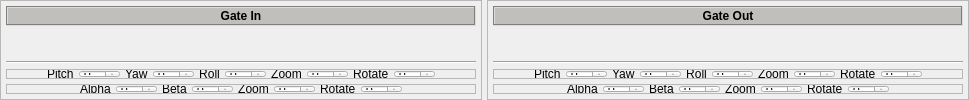
          <widget class="QFrame" name="frame_8">
           <property name="frameShape">
            <enum>QFrame::NoFrame</enum>
           </property>
           <property name="frameShadow">
            <enum>QFrame::Raised</enum>
           </property>
           <layout class="QHBoxLayout" name="horizontalLayout_2">
            <property name="spacing">
             <number>5</number>
            </property>
            <property name="leftMargin">
             <number>0</number>
            </property>
            <property name="topMargin">
             <number>0</number>
            </property>
            <property name="rightMargin">
             <number>0</number>
            </property>
            <property name="bottomMargin">
             <number>0</number>
            </property>
            <item>
             <widget class="QFrame" name="frame_11">
              <property name="frameShape">
               <enum>QFrame::StyledPanel</enum>
              </property>
              <property name="frameShadow">
               <enum>QFrame::Raised</enum>
              </property>
              <layout class="QVBoxLayout" name="verticalLayout_7">
               <property name="spacing">
                <number>5</number>
               </property>
               <property name="leftMargin">
                <number>5</number>
               </property>
               <property name="topMargin">
                <number>5</number>
               </property>
               <property name="rightMargin">
                <number>5</number>
               </property>
               <property name="bottomMargin">
                <number>0</number>
               </property>
               <item>
                <widget class="QLabel" name="label_8">
                 <property name="minimumSize">
                  <size>
                   <width>0</width>
                   <height>20</height>
                  </size>
                 </property>
                 <property name="maximumSize">
                  <size>
                   <width>16777215</width>
                   <height>20</height>
                  </size>
                 </property>
                 <property name="font">
                  <font>
                   <weight>75</weight>
                   <bold>true</bold>
                  </font>
                 </property>
                 <property name="styleSheet">
                  <string notr="true">background-color: rgb(192, 191, 188);</string>
                 </property>
                 <property name="frameShape">
                  <enum>QFrame::Box</enum>
                 </property>
                 <property name="frameShadow">
                  <enum>QFrame::Sunken</enum>
                 </property>
                 <property name="text">
                  <string>Gate In</string>
                 </property>
                 <property name="alignment">
                  <set>Qt::AlignCenter</set>
                 </property>
                </widget>
               </item>
               <item>
                <widget class="QLabel" name="vidio_gate_in">
                 <property name="text">
                  <string/>
                 </property>
                </widget>
               </item>
               <item>
                <widget class="QFrame" name="frame_25">
                 <property name="maximumSize">
                  <size>
                   <width>16777215</width>
                   <height>38</height>
                  </size>
                 </property>
                 <property name="frameShape">
                  <enum>QFrame::NoFrame</enum>
                 </property>
                 <property name="frameShadow">
                  <enum>QFrame::Raised</enum>
                 </property>
                 <layout class="QVBoxLayout" name="verticalLayout_13">
                  <property name="spacing">
                   <number>5</number>
                  </property>
                  <property name="leftMargin">
                   <number>0</number>
                  </property>
                  <property name="topMargin">
                   <number>0</number>
                  </property>
                  <property name="rightMargin">
                   <number>0</number>
                  </property>
                  <property name="bottomMargin">
                   <number>5</number>
                  </property>
                  <item>
                   <widget class="Line" name="line_2">
                    <property name="orientation">
                     <enum>Qt::Horizontal</enum>
                    </property>
                   </widget>
                  </item>
                  <item>
                   <widget class="QFrame" name="frame_mode2">
                    <property name="maximumSize">
                     <size>
                      <width>16777215</width>
                      <height>25</height>
                     </size>
                    </property>
                    <property name="frameShape">
                     <enum>QFrame::StyledPanel</enum>
                    </property>
                    <property name="frameShadow">
                     <enum>QFrame::Raised</enum>
                    </property>
                    <layout class="QHBoxLayout" name="horizontalLayout_5">
                     <property name="spacing">
                      <number>5</number>
                     </property>
                     <property name="leftMargin">
                      <number>0</number>
                     </property>
                     <property name="topMargin">
                      <number>0</number>
                     </property>
                     <property name="rightMargin">
                      <number>0</number>
                     </property>
                     <property name="bottomMargin">
                      <number>0</number>
                     </property>
                     <item>
                      <spacer name="horizontalSpacer">
                       <property name="orientation">
                        <enum>Qt::Horizontal</enum>
                       </property>
                       <property name="sizeHint" stdset="0">
                        <size>
                         <width>40</width>
                         <height>20</height>
                        </size>
                       </property>
                      </spacer>
                     </item>
                     <item>
                      <widget class="QLabel" name="alpha_5">
                       <property name="frameShape">
                        <enum>QFrame::NoFrame</enum>
                       </property>
                       <property name="text">
                        <string>Pitch</string>
                       </property>
                      </widget>
                     </item>
                     <item>
                      <widget class="QSpinBox" name="spinBox_alpha_5"/>
                     </item>
                     <item>
                      <widget class="QLabel" name="beta_4">
                       <property name="text">
                        <string>Yaw</string>
                       </property>
                      </widget>
                     </item>
                     <item>
                      <widget class="QSpinBox" name="spinBox_beta_4"/>
                     </item>
                     <item>
                      <widget class="QLabel" name="x_5">
                       <property name="frameShadow">
                        <enum>QFrame::Raised</enum>
                       </property>
                       <property name="text">
                        <string>Roll</string>
                       </property>
                       <property name="alignment">
                        <set>Qt::AlignCenter</set>
                       </property>
                      </widget>
                     </item>
                     <item>
                      <widget class="QSpinBox" name="spinBox_x_5"/>
                     </item>
                     <item>
                      <widget class="QLabel" name="x_6">
                       <property name="frameShadow">
                        <enum>QFrame::Raised</enum>
                       </property>
                       <property name="text">
                        <string>Zoom</string>
                       </property>
                       <property name="alignment">
                        <set>Qt::AlignCenter</set>
                       </property>
                      </widget>
                     </item>
                     <item>
                      <widget class="QSpinBox" name="spinBox_x_6"/>
                     </item>
                     <item>
                      <widget class="QLabel" name="label_2">
                       <property name="text">
                        <string>Rotate</string>
                       </property>
                      </widget>
                     </item>
                     <item>
                      <widget class="QSpinBox" name="spinBox_2"/>
                     </item>
                     <item>
                      <spacer name="horizontalSpacer_2">
                       <property name="orientation">
                        <enum>Qt::Horizontal</enum>
                       </property>
                       <property name="sizeHint" stdset="0">
                        <size>
                         <width>40</width>
                         <height>20</height>
                        </size>
                       </property>
                      </spacer>
                     </item>
                    </layout>
                   </widget>
                  </item>
                  <item>
                   <widget class="QFrame" name="frame_mode1">
                    <property name="maximumSize">
                     <size>
                      <width>16777215</width>
                      <height>25</height>
                     </size>
                    </property>
                    <property name="frameShape">
                     <enum>QFrame::StyledPanel</enum>
                    </property>
                    <property name="frameShadow">
                     <enum>QFrame::Raised</enum>
                    </property>
                    <layout class="QHBoxLayout" name="horizontalLayout_7">
                     <property name="spacing">
                      <number>5</number>
                     </property>
                     <property name="leftMargin">
                      <number>0</number>
                     </property>
                     <property name="topMargin">
                      <number>0</number>
                     </property>
                     <property name="rightMargin">
                      <number>0</number>
                     </property>
                     <property name="bottomMargin">
                      <number>0</number>
                     </property>
                     <item>
                      <spacer name="horizontalSpacer_3">
                       <property name="orientation">
                        <enum>Qt::Horizontal</enum>
                       </property>
                       <property name="sizeHint" stdset="0">
                        <size>
                         <width>40</width>
                         <height>20</height>
                        </size>
                       </property>
                      </spacer>
                     </item>
                     <item>
                      <widget class="QLabel" name="alpha_2">
                       <property name="frameShape">
                        <enum>QFrame::NoFrame</enum>
                       </property>
                       <property name="text">
                        <string>Alpha</string>
                       </property>
                      </widget>
                     </item>
                     <item>
                      <widget class="QSpinBox" name="spinBox_alpha_2"/>
                     </item>
                     <item>
                      <widget class="QLabel" name="beta_2">
                       <property name="text">
                        <string>Beta</string>
                       </property>
                      </widget>
                     </item>
                     <item>
                      <widget class="QSpinBox" name="spinBox_beta_2_2"/>
                     </item>
                     <item>
                      <widget class="QLabel" name="x_2">
                       <property name="frameShadow">
                        <enum>QFrame::Raised</enum>
                       </property>
                       <property name="text">
                        <string>Zoom</string>
                       </property>
                       <property name="alignment">
                        <set>Qt::AlignCenter</set>
                       </property>
                      </widget>
                     </item>
                     <item>
                      <widget class="QSpinBox" name="spinBox_zoom_2"/>
                     </item>
                     <item>
                      <widget class="QLabel" name="label_3">
                       <property name="text">
                        <string>Rotate</string>
                       </property>
                      </widget>
                     </item>
                     <item>
                      <widget class="QSpinBox" name="spinBox_rotate_2"/>
                     </item>
                     <item>
                      <spacer name="horizontalSpacer_4">
                       <property name="orientation">
                        <enum>Qt::Horizontal</enum>
                       </property>
                       <property name="sizeHint" stdset="0">
                        <size>
                         <width>40</width>
                         <height>20</height>
                        </size>
                       </property>
                      </spacer>
                     </item>
                    </layout>
                   </widget>
                  </item>
                 </layout>
                </widget>
               </item>
              </layout>
             </widget>
            </item>
            <item>
             <widget class="QFrame" name="frame_10">
              <property name="maximumSize">
               <size>
                <width>16777215</width>
                <height>2000</height>
               </size>
              </property>
              <property name="frameShape">
               <enum>QFrame::StyledPanel</enum>
              </property>
              <property name="frameShadow">
               <enum>QFrame::Raised</enum>
              </property>
              <layout class="QVBoxLayout" name="verticalLayout_4">
               <property name="spacing">
                <number>5</number>
               </property>
               <property name="leftMargin">
                <number>5</number>
               </property>
               <property name="topMargin">
                <number>5</number>
               </property>
               <property name="rightMargin">
                <number>5</number>
               </property>
               <property name="bottomMargin">
                <number>0</number>
               </property>
               <item>
                <widget class="QLabel" name="label_10">
                 <property name="minimumSize">
                  <size>
                   <width>0</width>
                   <height>20</height>
                  </size>
                 </property>
                 <property name="maximumSize">
                  <size>
                   <width>16777215</width>
                   <height>20</height>
                  </size>
                 </property>
                 <property name="font">
                  <font>
                   <weight>75</weight>
                   <bold>true</bold>
                  </font>
                 </property>
                 <property name="styleSheet">
                  <string notr="true">background-color: rgb(192, 191, 188);</string>
                 </property>
                 <property name="frameShape">
                  <enum>QFrame::Box</enum>
                 </property>
                 <property name="frameShadow">
                  <enum>QFrame::Sunken</enum>
                 </property>
                 <property name="text">
                  <string>Gate Out</string>
                 </property>
                 <property name="alignment">
                  <set>Qt::AlignCenter</set>
                 </property>
                </widget>
               </item>
               <item>
                <widget class="QLabel" name="vidio_gate_out">
                 <property name="text">
                  <string/>
                 </property>
                </widget>
               </item>
               <item>
                <widget class="QFrame" name="frame_24">
                 <property name="maximumSize">
                  <size>
                   <width>16777215</width>
                   <height>38</height>
                  </size>
                 </property>
                 <property name="frameShape">
                  <enum>QFrame::NoFrame</enum>
                 </property>
                 <property name="frameShadow">
                  <enum>QFrame::Raised</enum>
                 </property>
                 <layout class="QVBoxLayout" name="verticalLayout_12">
                  <property name="spacing">
                   <number>5</number>
                  </property>
                  <property name="leftMargin">
                   <number>0</number>
                  </property>
                  <property name="topMargin">
                   <number>0</number>
                  </property>
                  <property name="rightMargin">
                   <number>0</number>
                  </property>
                  <property name="bottomMargin">
                   <number>5</number>
                  </property>
                  <item>
                   <widget class="Line" name="line_6">
                    <property name="orientation">
                     <enum>Qt::Horizontal</enum>
                    </property>
                   </widget>
                  </item>
                  <item>
                   <widget class="QFrame" name="frame_mode2_2">
                    <property name="maximumSize">
                     <size>
                      <width>16777215</width>
                      <height>25</height>
                     </size>
                    </property>
                    <property name="frameShape">
                     <enum>QFrame::StyledPanel</enum>
                    </property>
                    <property name="frameShadow">
                     <enum>QFrame::Raised</enum>
                    </property>
                    <layout class="QHBoxLayout" name="horizontalLayout_8">
                     <property name="spacing">
                      <number>5</number>
                     </property>
                     <property name="leftMargin">
                      <number>0</number>
                     </property>
                     <property name="topMargin">
                      <number>0</number>
                     </property>
                     <property name="rightMargin">
                      <number>0</number>
                     </property>
                     <property name="bottomMargin">
                      <number>0</number>
                     </property>
                     <item>
                      <spacer name="horizontalSpacer_7">
                       <property name="orientation">
                        <enum>Qt::Horizontal</enum>
                       </property>
                       <property name="sizeHint" stdset="0">
                        <size>
                         <width>40</width>
                         <height>20</height>
                        </size>
                       </property>
                      </spacer>
                     </item>
                     <item>
                      <widget class="QLabel" name="alpha_6">
                       <property name="frameShape">
                        <enum>QFrame::NoFrame</enum>
                       </property>
                       <property name="text">
                        <string>Pitch</string>
                       </property>
                      </widget>
                     </item>
                     <item>
                      <widget class="QSpinBox" name="spinBox_alpha_6"/>
                     </item>
                     <item>
                      <widget class="QLabel" name="beta_5">
                       <property name="text">
                        <string>Yaw</string>
                       </property>
                      </widget>
                     </item>
                     <item>
                      <widget class="QSpinBox" name="spinBox_beta_5"/>
                     </item>
                     <item>
                      <widget class="QLabel" name="x_7">
                       <property name="frameShadow">
                        <enum>QFrame::Raised</enum>
                       </property>
                       <property name="text">
                        <string>Roll</string>
                       </property>
                       <property name="alignment">
                        <set>Qt::AlignCenter</set>
                       </property>
                      </widget>
                     </item>
                     <item>
                      <widget class="QSpinBox" name="spinBox_x_7"/>
                     </item>
                     <item>
                      <widget class="QLabel" name="x_8">
                       <property name="frameShadow">
                        <enum>QFrame::Raised</enum>
                       </property>
                       <property name="text">
                        <string>Zoom</string>
                       </property>
                       <property name="alignment">
                        <set>Qt::AlignCenter</set>
                       </property>
                      </widget>
                     </item>
                     <item>
                      <widget class="QSpinBox" name="spinBox_x_8"/>
                     </item>
                     <item>
                      <widget class="QLabel" name="label_4">
                       <property name="text">
                        <string>Rotate</string>
                       </property>
                      </widget>
                     </item>
                     <item>
                      <widget class="QSpinBox" name="spinBox_4"/>
                     </item>
                     <item>
                      <spacer name="horizontalSpacer_8">
                       <property name="orientation">
                        <enum>Qt::Horizontal</enum>
                       </property>
                       <property name="sizeHint" stdset="0">
                        <size>
                         <width>40</width>
                         <height>20</height>
                        </size>
                       </property>
                      </spacer>
                     </item>
                    </layout>
                   </widget>
                  </item>
                  <item>
                   <widget class="QFrame" name="frame_mode1_2">
                    <property name="maximumSize">
                     <size>
                      <width>16777215</width>
                      <height>30</height>
                     </size>
                    </property>
                    <property name="frameShape">
                     <enum>QFrame::StyledPanel</enum>
                    </property>
                    <property name="frameShadow">
                     <enum>QFrame::Raised</enum>
                    </property>
                    <layout class="QHBoxLayout" name="horizontalLayout_6">
                     <property name="spacing">
                      <number>5</number>
                     </property>
                     <property name="leftMargin">
                      <number>0</number>
                     </property>
                     <property name="topMargin">
                      <number>0</number>
                     </property>
                     <property name="rightMargin">
                      <number>0</number>
                     </property>
                     <property name="bottomMargin">
                      <number>0</number>
                     </property>
                     <item>
                      <spacer name="horizontalSpacer_10">
                       <property name="orientation">
                        <enum>Qt::Horizontal</enum>
                       </property>
                       <property name="sizeHint" stdset="0">
                        <size>
                         <width>40</width>
                         <height>20</height>
                        </size>
                       </property>
                      </spacer>
                     </item>
                     <item>
                      <widget class="QLabel" name="alpha_3">
                       <property name="frameShape">
                        <enum>QFrame::NoFrame</enum>
                       </property>
                       <property name="text">
                        <string>Alpha</string>
                       </property>
                      </widget>
                     </item>
                     <item>
                      <widget class="QSpinBox" name="spinBox_alpha_3"/>
                     </item>
                     <item>
                      <widget class="QLabel" name="beta_3">
                       <property name="text">
                        <string>Beta</string>
                       </property>
                      </widget>
                     </item>
                     <item>
                      <widget class="QSpinBox" name="spinBox_beta_3"/>
                     </item>
                     <item>
                      <widget class="QLabel" name="x_3">
                       <property name="frameShadow">
                        <enum>QFrame::Raised</enum>
                       </property>
                       <property name="text">
                        <string>Zoom</string>
                       </property>
                       <property name="alignment">
                        <set>Qt::AlignCenter</set>
                       </property>
                      </widget>
                     </item>
                     <item>
                      <widget class="QSpinBox" name="spinBox_zoom_3"/>
                     </item>
                     <item>
                      <widget class="QLabel" name="label_5">
                       <property name="text">
                        <string>Rotate</string>
                       </property>
                      </widget>
                     </item>
                     <item>
                      <widget class="QSpinBox" name="spinBox_rotate_3"/>
                     </item>
                     <item>
                      <spacer name="horizontalSpacer_9">
                       <property name="orientation">
                        <enum>Qt::Horizontal</enum>
                       </property>
                       <property name="sizeHint" stdset="0">
                        <size>
                         <width>40</width>
                         <height>20</height>
                        </size>
                       </property>
                      </spacer>
                     </item>
                    </layout>
                   </widget>
                  </item>
                 </layout>
                </widget>
               </item>
              </layout>
             </widget>
            </item>
           </layout>
          </widget>
